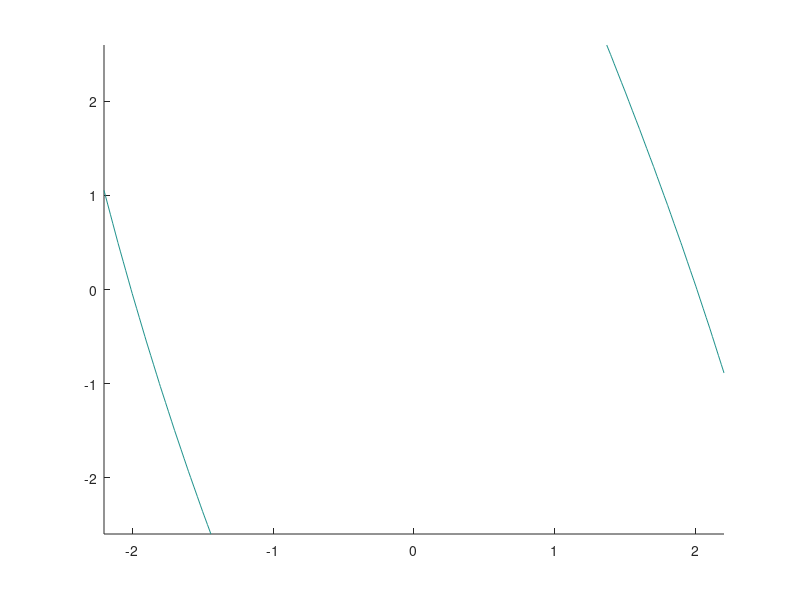

This chart was generated by the following MATLAB code: (Note: this script raises an error after producing the figure.)
% %ROA.m
% 
clear all
close all
clc
%[x1,x2,z]=meshgrid([-1:0.1:1],[-.5:0.1:.5],[-2.5:0.25:2.5]);
[x1,x2]=meshgrid([-2.2:0.1:2.2],[-2.6:0.1:2.6]);
%[x1,z]=meshgrid([-1:0.1:1],[-2.5:0.25:2.5]);
z=0;
v= 3.4086.*x1.*x1 + 0.0272.*x2.*x2 + 0.1400.*x1.*x2+1/2.*([-z-2.6962.*x1-1.0353.*x2-0.0427.*x1.*x2]).^2 ;

%z=exp(-x.^2-y.^2);
C=contour(x1,x2,v,1.3,'color',[0,0,1],'Linewidth',2);
%clabel(C);
title('Invariant set on the (\delta,w)- plane')
xlabel('x_1:=\delta-\delta_0')
ylabel('x_2:=w')
hold on

z0=x1.^2+0.5*x2.^2;
contour(x1,x2,z0,3.1,'color',[0,0,1],'Linewidth',2);
hold off

text(1,1.8,'\Omega_{1,0}','Fontsize',16)
text(0.3,0,'\Omega_{1,9*}','Fontsize',16)

%%
figure(2)
w1=[    3.5124
    0.0266
    0.1307
   -0.3966
   -0.0001
    0.0115
    0.0005
    0.4834
    0.0000
    0.0156
    0.0002
    0.0002];
w11=[63.3909
    0.9350
    0.1699
  -13.4808
    0.0000
    0.0068
    0.0055
   -0.3630
    0.0005
    0.1023
    0.0014
    0.0565];
z2= w1(1).*x1.^2 ...
    +w1(2).*x2.^2 ...
    +w1(3).*x1.*x2 ...
    +w1(4).*x1.*x1.*x1 ...
    +w1(5).*x2.*x2.*x2 ...
    +w1(6).*x1.*x1.*x2 ...
    +w1(7).*x1.*x2.*x2 ...
    +w1(8).*x1.*x1.*x1.*x1 ...
    +w1(9).*x2.*x2.*x2.*x2 ...
    +w1(10).*x1.*x1.*x1.*x2 ...
    +w1(11).*x2.*x2.*x2.*x1 ...
    +w1(12).*x1.*x1.*x2.*x2;
z3= w11(1).*x1.^2 ...
    +w11(2).*x2.^2 ...
    +w11(3).*x1.*x2 ...
    +w11(4).*x1.*x1.*x1 ...
    +w11(5).*x2.*x2.*x2 ...
    +w11(6).*x1.*x1.*x2 ...
    +w11(7).*x1.*x2.*x2 ...
    +w11(8).*x1.*x1.*x1.*x1 ...
    +w11(9).*x2.*x2.*x2.*x2 ...
    +w11(10).*x1.*x1.*x1.*x2 ...
    +w11(11).*x2.*x2.*x2.*x1 ...
    +w11(12).*x1.*x1.*x2.*x2;

surf(x1,x2,z2)
hold on
surf(x1,x2,z3)
hold off
title('V_9')
xlabel('\delta-\delta_0')
ylabel('w')
